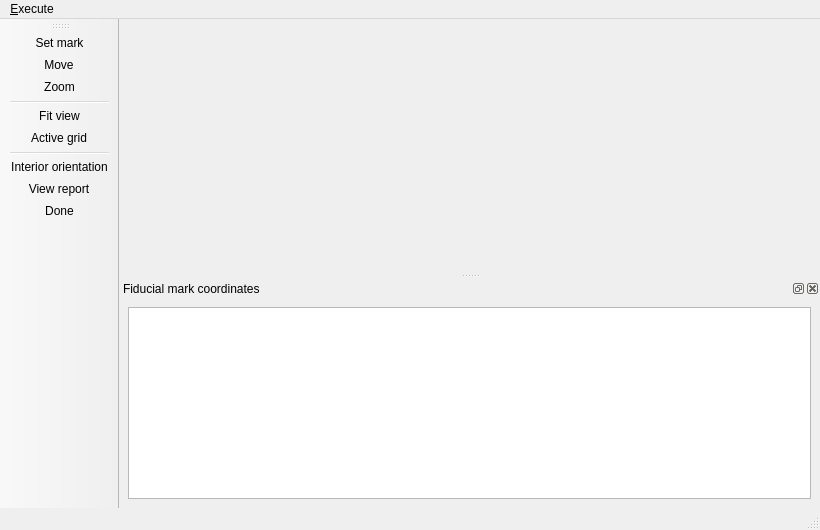
<?xml version="1.0" encoding="UTF-8"?>
<ui version="4.0">
 <class>IOMainWindow</class>
 <widget class="QMainWindow" name="IOMainWindow">
  <property name="geometry">
   <rect>
    <x>0</x>
    <y>0</y>
    <width>820</width>
    <height>530</height>
   </rect>
  </property>
  <property name="windowTitle">
   <string>Interior Orientation</string>
  </property>
  <property name="windowIcon">
   <iconset resource="../resource/resource.qrc">
    <normaloff>:/icon/WindowIcon.png</normaloff>:/icon/WindowIcon.png</iconset>
  </property>
  <widget class="QWidget" name="centralwidget">
   <layout class="QGridLayout"/>
  </widget>
  <widget class="QStatusBar" name="statusbar"/>
  <widget class="QMenuBar" name="menuBar">
   <property name="geometry">
    <rect>
     <x>0</x>
     <y>0</y>
     <width>820</width>
     <height>25</height>
    </rect>
   </property>
   <widget class="QMenu" name="menuExecute">
    <property name="title">
     <string>&amp;Execute</string>
    </property>
    <addaction name="actionInterior_orientation"/>
    <addaction name="actionView_report"/>
   </widget>
   <addaction name="menuExecute"/>
  </widget>
  <widget class="QToolBar" name="toolBar">
   <property name="mouseTracking">
    <bool>false</bool>
   </property>
   <property name="windowTitle">
    <string>toolBar</string>
   </property>
   <property name="layoutDirection">
    <enum>Qt::LeftToRight</enum>
   </property>
   <property name="autoFillBackground">
    <bool>false</bool>
   </property>
   <property name="toolButtonStyle">
    <enum>Qt::ToolButtonIconOnly</enum>
   </property>
   <attribute name="toolBarArea">
    <enum>LeftToolBarArea</enum>
   </attribute>
   <attribute name="toolBarBreak">
    <bool>false</bool>
   </attribute>
   <addaction name="actionSet_mark"/>
   <addaction name="actionMove"/>
   <addaction name="actionZoom"/>
   <addaction name="separator"/>
   <addaction name="actionFit_view"/>
   <addaction name="actionActive_grid"/>
   <addaction name="separator"/>
   <addaction name="actionInterior_orientation"/>
   <addaction name="actionView_report"/>
   <addaction name="actionDone"/>
  </widget>
  <widget class="QDockWidget" name="dockWidget">
   <property name="contextMenuPolicy">
    <enum>Qt::NoContextMenu</enum>
   </property>
   <property name="windowIcon">
    <iconset>
     <normaloff/>
    </iconset>
   </property>
   <property name="floating">
    <bool>false</bool>
   </property>
   <property name="features">
    <set>QDockWidget::AllDockWidgetFeatures</set>
   </property>
   <property name="windowTitle">
    <string>Fiducial mark coordinates</string>
   </property>
   <attribute name="dockWidgetArea">
    <number>8</number>
   </attribute>
   <widget class="QWidget" name="dockWidgetContents">
    <layout class="QGridLayout">
     <item row="0" column="0">
      <widget class="QTableView" name="table1"/>
     </item>
    </layout>
   </widget>
  </widget>
  <action name="actionZoom">
   <property name="checkable">
    <bool>true</bool>
   </property>
   <property name="icon">
    <iconset resource="../resource/resource.qrc">
     <normaloff>:/icon/find.png</normaloff>:/icon/find.png</iconset>
   </property>
   <property name="text">
    <string>&amp;Zoom</string>
   </property>
   <property name="toolTip">
    <string>&lt;!DOCTYPE HTML PUBLIC &quot;-//W3C//DTD HTML 4.0//EN&quot; &quot;http://www.w3.org/TR/REC-html40/strict.dtd&quot;&gt;
&lt;html&gt;&lt;head&gt;&lt;meta name=&quot;qrichtext&quot; content=&quot;1&quot; /&gt;&lt;style type=&quot;text/css&quot;&gt;
p, li { white-space: pre-wrap; }
&lt;/style&gt;&lt;/head&gt;&lt;body style=&quot; font-family:'Sans'; font-size:10pt; font-weight:400; font-style:normal;&quot;&gt;
&lt;p style=&quot; margin-top:0px; margin-bottom:0px; margin-left:0px; margin-right:0px; -qt-block-indent:0; text-indent:0px;&quot;&gt;&lt;span style=&quot; color:#000000;&quot;&gt;Zoom&lt;/span&gt;&lt;/p&gt;&lt;/body&gt;&lt;/html&gt;</string>
   </property>
   <property name="shortcut">
    <string>Ctrl+Z</string>
   </property>
  </action>
  <action name="actionExit">
   <property name="icon">
    <iconset resource="../resource/resource.qrc">
     <normaloff>:/icon/exit2.png</normaloff>:/icon/exit2.png</iconset>
   </property>
   <property name="text">
    <string>&amp;Exit</string>
   </property>
   <property name="shortcut">
    <string>Ctrl+E</string>
   </property>
  </action>
  <action name="actionView_report">
   <property name="icon">
    <iconset resource="../resource/resource.qrc">
     <normaloff>:/icon/table.png</normaloff>:/icon/table.png</iconset>
   </property>
   <property name="text">
    <string>View &amp;report</string>
   </property>
   <property name="toolTip">
    <string>&lt;!DOCTYPE HTML PUBLIC &quot;-//W3C//DTD HTML 4.0//EN&quot; &quot;http://www.w3.org/TR/REC-html40/strict.dtd&quot;&gt;
&lt;html&gt;&lt;head&gt;&lt;meta name=&quot;qrichtext&quot; content=&quot;1&quot; /&gt;&lt;style type=&quot;text/css&quot;&gt;
p, li { white-space: pre-wrap; }
&lt;/style&gt;&lt;/head&gt;&lt;body style=&quot; font-family:'Sans'; font-size:10pt; font-weight:400; font-style:normal;&quot;&gt;
&lt;p style=&quot; margin-top:0px; margin-bottom:0px; margin-left:0px; margin-right:0px; -qt-block-indent:0; text-indent:0px;&quot;&gt;&lt;span style=&quot; color:#000000;&quot;&gt;View report&lt;/span&gt;&lt;/p&gt;&lt;/body&gt;&lt;/html&gt;</string>
   </property>
   <property name="shortcut">
    <string>Ctrl+R</string>
   </property>
  </action>
  <action name="actionFit_view">
   <property name="icon">
    <iconset resource="../resource/resource.qrc">
     <normaloff>:/icon/fit.png</normaloff>:/icon/fit.png</iconset>
   </property>
   <property name="text">
    <string>Fit &amp;view</string>
   </property>
   <property name="toolTip">
    <string>&lt;!DOCTYPE HTML PUBLIC &quot;-//W3C//DTD HTML 4.0//EN&quot; &quot;http://www.w3.org/TR/REC-html40/strict.dtd&quot;&gt;
&lt;html&gt;&lt;head&gt;&lt;meta name=&quot;qrichtext&quot; content=&quot;1&quot; /&gt;&lt;style type=&quot;text/css&quot;&gt;
p, li { white-space: pre-wrap; }
&lt;/style&gt;&lt;/head&gt;&lt;body style=&quot; font-family:'Sans'; font-size:10pt; font-weight:400; font-style:normal;&quot;&gt;
&lt;p style=&quot; margin-top:0px; margin-bottom:0px; margin-left:0px; margin-right:0px; -qt-block-indent:0; text-indent:0px;&quot;&gt;&lt;span style=&quot; color:#000000;&quot;&gt;Fit view&lt;/span&gt;&lt;/p&gt;&lt;/body&gt;&lt;/html&gt;</string>
   </property>
   <property name="shortcut">
    <string>Ctrl+V</string>
   </property>
  </action>
  <action name="actionSet_mark">
   <property name="checkable">
    <bool>true</bool>
   </property>
   <property name="icon">
    <iconset>
     <normaloff>:/icon/mark.png</normaloff>:/icon/mark.png</iconset>
   </property>
   <property name="text">
    <string>&amp;Set mark</string>
   </property>
   <property name="iconText">
    <string>Set mark</string>
   </property>
   <property name="toolTip">
    <string>&lt;!DOCTYPE HTML PUBLIC &quot;-//W3C//DTD HTML 4.0//EN&quot; &quot;http://www.w3.org/TR/REC-html40/strict.dtd&quot;&gt;
&lt;html&gt;&lt;head&gt;&lt;meta name=&quot;qrichtext&quot; content=&quot;1&quot; /&gt;&lt;style type=&quot;text/css&quot;&gt;
p, li { white-space: pre-wrap; }
&lt;/style&gt;&lt;/head&gt;&lt;body style=&quot; font-family:'Sans'; font-size:10pt; font-weight:400; font-style:normal;&quot;&gt;
&lt;p style=&quot; margin-top:0px; margin-bottom:0px; margin-left:0px; margin-right:0px; -qt-block-indent:0; text-indent:0px;&quot;&gt;&lt;span style=&quot; color:#000000;&quot;&gt;Set mark&lt;/span&gt;&lt;/p&gt;&lt;/body&gt;&lt;/html&gt;</string>
   </property>
   <property name="shortcut">
    <string>Ctrl+S</string>
   </property>
  </action>
  <action name="actionInterior_orientation">
   <property name="icon">
    <iconset resource="../resource/resource.qrc">
     <normaloff>:/icon/interior.ico</normaloff>:/icon/interior.ico</iconset>
   </property>
   <property name="text">
    <string>Interior &amp;orientation</string>
   </property>
   <property name="toolTip">
    <string>&lt;!DOCTYPE HTML PUBLIC &quot;-//W3C//DTD HTML 4.0//EN&quot; &quot;http://www.w3.org/TR/REC-html40/strict.dtd&quot;&gt;
&lt;html&gt;&lt;head&gt;&lt;meta name=&quot;qrichtext&quot; content=&quot;1&quot; /&gt;&lt;style type=&quot;text/css&quot;&gt;
p, li { white-space: pre-wrap; }
&lt;/style&gt;&lt;/head&gt;&lt;body style=&quot; font-family:'Sans'; font-size:10pt; font-weight:400; font-style:normal;&quot;&gt;
&lt;p style=&quot; margin-top:0px; margin-bottom:0px; margin-left:0px; margin-right:0px; -qt-block-indent:0; text-indent:0px;&quot;&gt;&lt;span style=&quot; color:#000000;&quot;&gt;Interior orientation&lt;/span&gt;&lt;/p&gt;&lt;/body&gt;&lt;/html&gt;</string>
   </property>
   <property name="shortcut">
    <string>Ctrl+O</string>
   </property>
  </action>
  <action name="actionMove">
   <property name="checkable">
    <bool>true</bool>
   </property>
   <property name="icon">
    <iconset resource="../resource/resource.qrc">
     <normaloff>:/icon/move.png</normaloff>:/icon/move.png</iconset>
   </property>
   <property name="text">
    <string>&amp;Move</string>
   </property>
   <property name="toolTip">
    <string>&lt;!DOCTYPE HTML PUBLIC &quot;-//W3C//DTD HTML 4.0//EN&quot; &quot;http://www.w3.org/TR/REC-html40/strict.dtd&quot;&gt;
&lt;html&gt;&lt;head&gt;&lt;meta name=&quot;qrichtext&quot; content=&quot;1&quot; /&gt;&lt;style type=&quot;text/css&quot;&gt;
p, li { white-space: pre-wrap; }
&lt;/style&gt;&lt;/head&gt;&lt;body style=&quot; font-family:'Sans'; font-size:10pt; font-weight:400; font-style:normal;&quot;&gt;
&lt;p style=&quot; margin-top:0px; margin-bottom:0px; margin-left:0px; margin-right:0px; -qt-block-indent:0; text-indent:0px;&quot;&gt;&lt;span style=&quot; color:#000000;&quot;&gt;Move&lt;/span&gt;&lt;/p&gt;&lt;/body&gt;&lt;/html&gt;</string>
   </property>
   <property name="shortcut">
    <string>Ctrl+M</string>
   </property>
  </action>
  <action name="actionActive_grid">
   <property name="icon">
    <iconset resource="../resource/resource.qrc">
     <normaloff>:/icon/grid.png</normaloff>:/icon/grid.png</iconset>
   </property>
   <property name="text">
    <string>&amp;Active grid</string>
   </property>
   <property name="iconText">
    <string>Active grid</string>
   </property>
   <property name="toolTip">
    <string>&lt;!DOCTYPE HTML PUBLIC &quot;-//W3C//DTD HTML 4.0//EN&quot; &quot;http://www.w3.org/TR/REC-html40/strict.dtd&quot;&gt;
&lt;html&gt;&lt;head&gt;&lt;meta name=&quot;qrichtext&quot; content=&quot;1&quot; /&gt;&lt;style type=&quot;text/css&quot;&gt;
p, li { white-space: pre-wrap; }
&lt;/style&gt;&lt;/head&gt;&lt;body style=&quot; font-family:'Sans'; font-size:10pt; font-weight:400; font-style:normal;&quot;&gt;
&lt;p style=&quot; margin-top:0px; margin-bottom:0px; margin-left:0px; margin-right:0px; -qt-block-indent:0; text-indent:0px;&quot;&gt;&lt;span style=&quot; color:#000000;&quot;&gt;Active grid&lt;/span&gt;&lt;/p&gt;&lt;/body&gt;&lt;/html&gt;</string>
   </property>
   <property name="shortcut">
    <string>Ctrl+A</string>
   </property>
   <property name="visible">
    <bool>false</bool>
   </property>
  </action>
  <action name="actionDone">
   <property name="icon">
    <iconset resource="../resource/resource.qrc">
     <normaloff>:/icon/done.png</normaloff>:/icon/done.png</iconset>
   </property>
   <property name="text">
    <string>Done</string>
   </property>
   <property name="toolTip">
    <string>&lt;!DOCTYPE HTML PUBLIC &quot;-//W3C//DTD HTML 4.0//EN&quot; &quot;http://www.w3.org/TR/REC-html40/strict.dtd&quot;&gt;
&lt;html&gt;&lt;head&gt;&lt;meta name=&quot;qrichtext&quot; content=&quot;1&quot; /&gt;&lt;style type=&quot;text/css&quot;&gt;
p, li { white-space: pre-wrap; }
&lt;/style&gt;&lt;/head&gt;&lt;body style=&quot; font-family:'Sans'; font-size:10pt; font-weight:400; font-style:normal;&quot;&gt;
&lt;p style=&quot; margin-top:0px; margin-bottom:0px; margin-left:0px; margin-right:0px; -qt-block-indent:0; text-indent:0px;&quot;&gt;&lt;span style=&quot; color:#000000;&quot;&gt;Done&lt;/span&gt;&lt;/p&gt;&lt;/body&gt;&lt;/html&gt;</string>
   </property>
  </action>
 </widget>
 <resources>
  <include location="../resource/resource.qrc"/>
 </resources>
 <connections/>
</ui>
